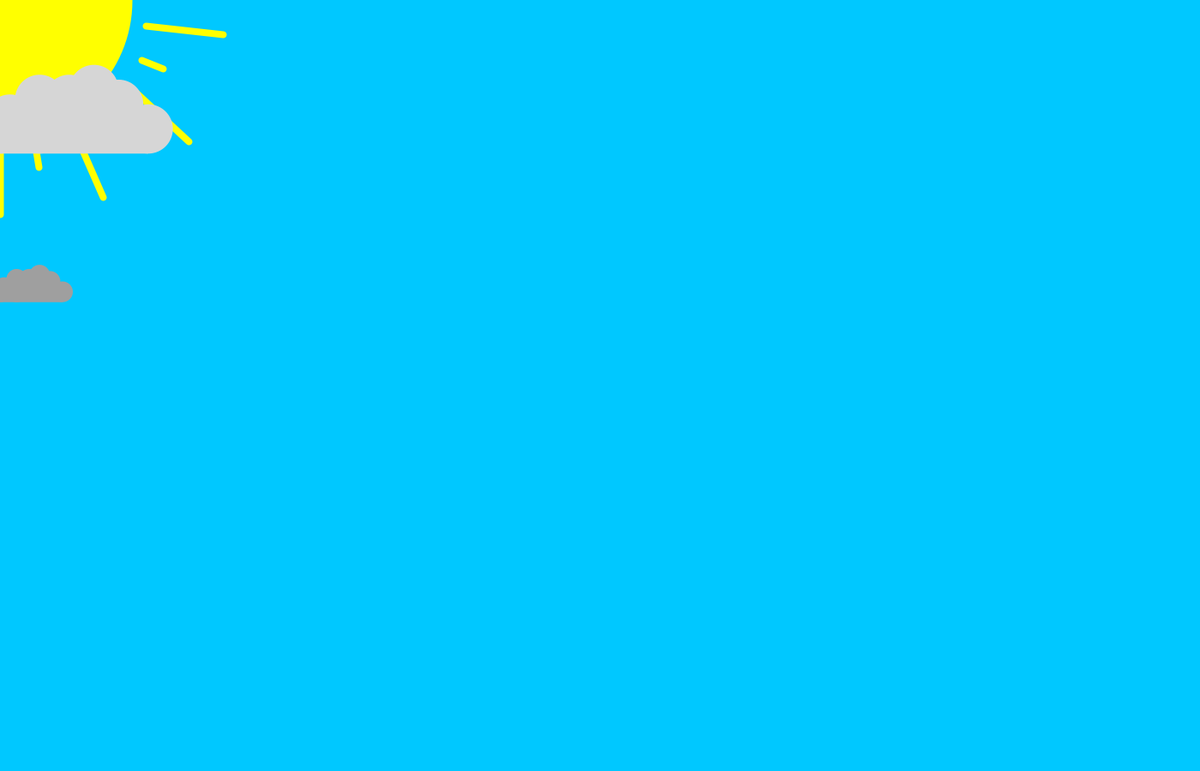
Frame 1 (no input)
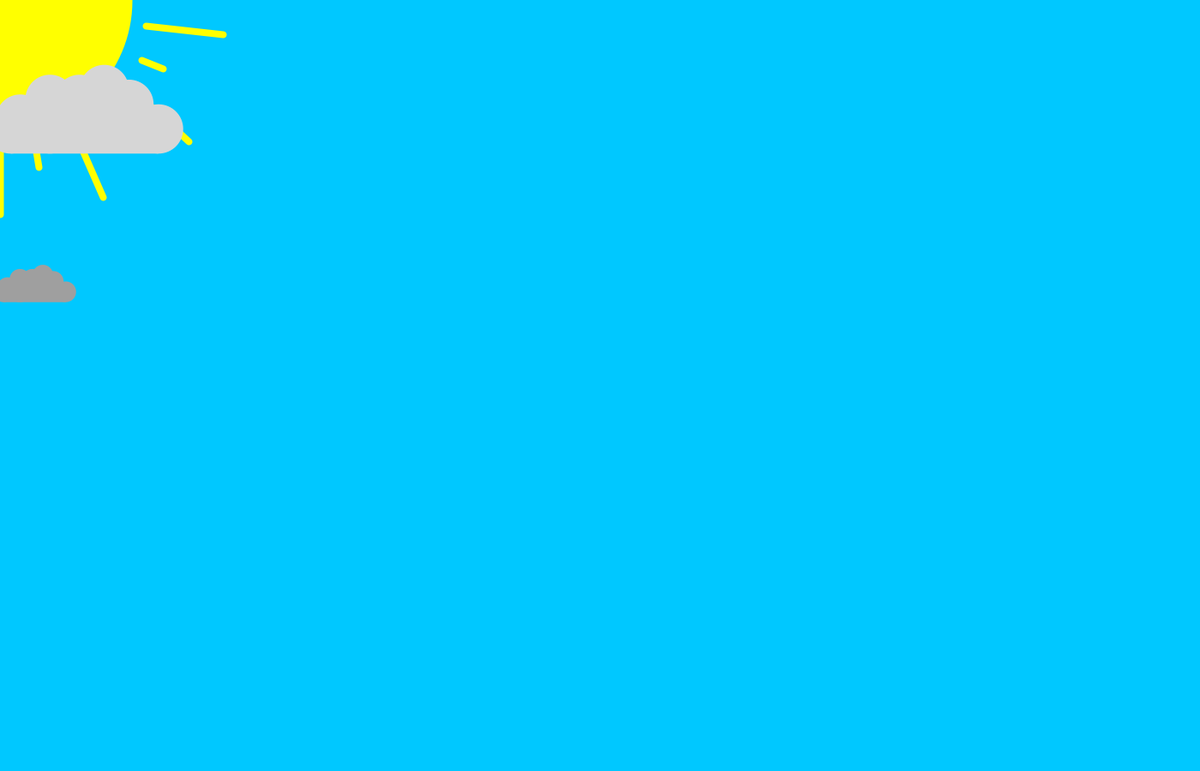
Frame 60 (the mouse pressed at the canvas centre just before this capture)
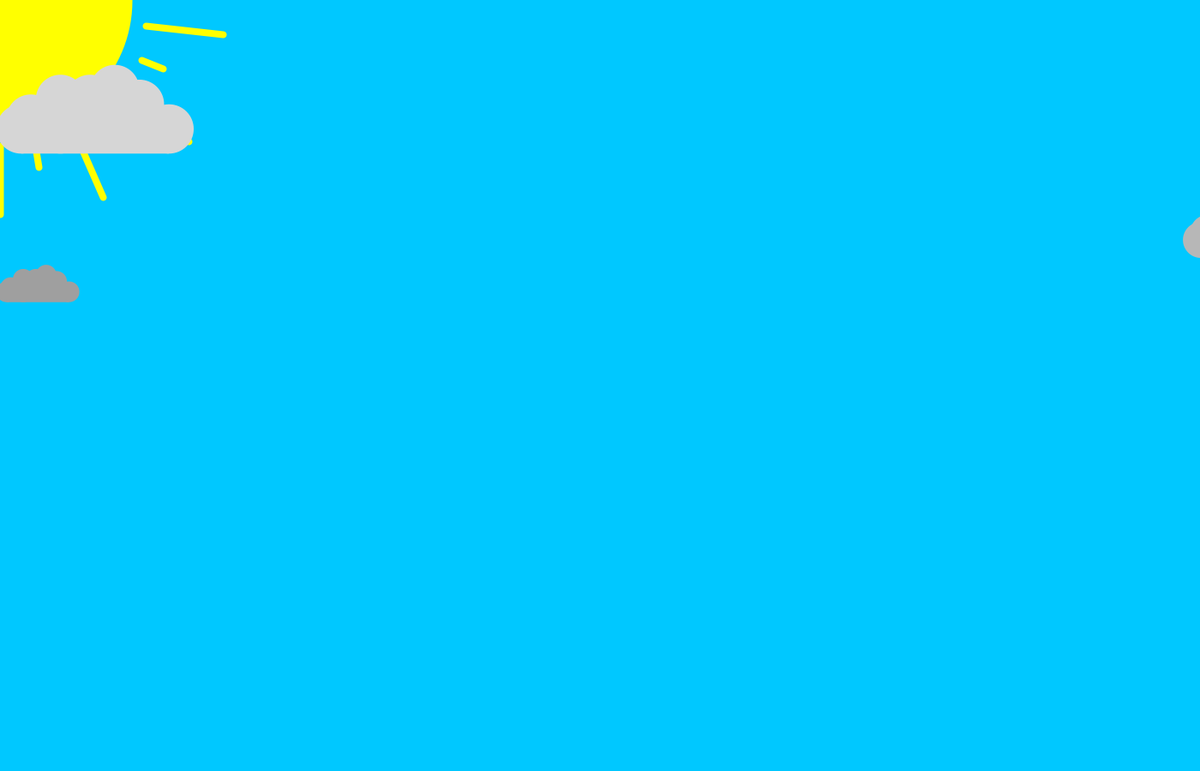
Frame 120 (the mouse held since frame 60 and released just before this capture)

The Processing sketch that drew these frames (run headless with seeded random() and noise(); from frame 60 on, the mouse is pressed at the canvas centre):

// Processing sketch: cloud_method
// ── cloud_method.pde
//sun
int sunX = 0;
int sunY = 170;

//cloud 1
float cloudX1 = 0;  
float cloudY1 = random(60 ,200);
float gray1 = random(200,255);
float r1 = random(10,60);
float speed1 = random(0.05,.7);

//cloud 2
float cloudX2 = 1450;
float cloudY2 = random(160,300);
float gray2 = random(150,255);
float r2 = random(10,80);
float speed2 = random(0.05,.7);

//cloud 3
float cloudX3 = 0;
float cloudY3 = random(260,500);
float gray3 = random(150,255);
float r3 = random(10,80);
float speed3 = random(0.05,1);



void setup() {  
  size(1400, 900);
}

void draw() {  
  
  background(0, 200, 255); //sky blue background
  
  drawCloud2();
  drawSun();  
  drawCloud1();
  drawCloud3();
}


void drawCloud1()
{
  if (cloudX1 >= 1450) {
    cloudX1 = -200;
  } else {
    cloudX1 += speed1;; //cloud moving left to right
  }
  
  noStroke();
  fill(gray1);
  rect(cloudX1, cloudY1, r1*3, r1/2);
  ellipse(cloudX1, cloudY1, r1, r1);
  ellipse(cloudX1 + r1*(.2), cloudY1 - r1*(.2), r1, r1);
  ellipse(cloudX1 + r1*(.8), cloudY1 - r1*(.6), r1, r1);
  ellipse(cloudX1 + r1*(.8), cloudY1,r1,r1);
  ellipse(cloudX1 + r1*(1.2), cloudY1 - r1*(.4), r1, r1);
  ellipse(cloudX1 + r1*(1.4), cloudY1 - r1*(.6), r1, r1);
  ellipse(cloudX1 + r1*(1.6), cloudY1 - r1*(.4), r1, r1);
  ellipse(cloudX1 + r1*(1.9), cloudY1 - r1*(.8), r1, r1);
  ellipse(cloudX1 + r1*(2), cloudY1 - r1*(.4), r1, r1);
  ellipse(cloudX1 + r1*(2.3), cloudY1 - r1*(.4), r1, r1);
  ellipse(cloudX1 + r1*(2.4), cloudY1 - r1*(.5), r1, r1); 
  ellipse(cloudX1 + r1*(3), cloudY1, r1, r1);
}

void drawCloud2()
{
  if (cloudX2 <= -200) {
    cloudX2 = 1450;
  } else {
    cloudX2 -= speed2 ;; //cloud moving left to right
  }
  
  noStroke();
  fill(gray2);
  rect(cloudX2, cloudY2, r2*3, r2/2);
  ellipse(cloudX2, cloudY2, r2, r2);
  ellipse(cloudX2 + r2*(.2), cloudY2 - r2*(.2), r2, r2);
  ellipse(cloudX2 + r2*(.8), cloudY2 - r2*(.6), r2, r2);
  ellipse(cloudX2 + r2*(.8), cloudY2,r2,r2);
  ellipse(cloudX2 + r2*(1.2), cloudY2 - r2*(.4), r2, r2);
  ellipse(cloudX2 + r2*(1.4), cloudY2 - r2*(.6), r2, r2);
  ellipse(cloudX2 + r2*(1.6), cloudY2 - r2*(.4), r2, r2);
  ellipse(cloudX2 + r2*(1.9), cloudY2 - r2*(.8), r2, r2);
  ellipse(cloudX2 + r2*(2), cloudY2 - r2*(.4), r2, r2);
  ellipse(cloudX2 + r2*(2.3), cloudY2 - r2*(.4), r2, r2);
  ellipse(cloudX2 + r2*(2.4), cloudY2 - r2*(.5), r2, r2); 
  ellipse(cloudX2 + r2*(3), cloudY2, r2, r2);
}

void drawCloud3()
{
  if (cloudX3 >= 1450) {
    cloudX3 = -200;
  } else {
    cloudX3 += speed3 ;; //cloud moving left to right
  }
  
  noStroke();
  fill(gray3);
  rect(cloudX3, cloudY3, r3*3, r3/2);
  ellipse(cloudX3, cloudY3, r3, r3);
  ellipse(cloudX3 + r3*(.2), cloudY3 - r3*(.2), r3, r3);
  ellipse(cloudX3 + r3*(.8), cloudY3 - r3*(.6), r3, r3);
  ellipse(cloudX3 + r3*(.8), cloudY3,r3,r3);
  ellipse(cloudX3 + r3*(1.2), cloudY3 - r3*(.4), r3, r3);
  ellipse(cloudX3 + r3*(1.4), cloudY3 - r3*(.6), r3, r3);
  ellipse(cloudX3 + r3*(1.6), cloudY3 - r3*(.4), r3, r3);
  ellipse(cloudX3 + r3*(1.9), cloudY3 - r3*(.8), r3, r3);
  ellipse(cloudX3 + r3*(2), cloudY3 - r3*(.4), r3, r3);
  ellipse(cloudX3 + r3*(2.3), cloudY3 - r3*(.4), r3, r3);
  ellipse(cloudX3 + r3*(2.4), cloudY3 - r3*(.5), r3, r3); 
  ellipse(cloudX3 + r3*(3), cloudY3, r3, r3);
}

void drawSun(){
  fill(255, 255, 0); //sun yellow colour
  strokeWeight(8); //changing sun ray weight
  stroke(255, 255, 0); //sun yellow for rays
  ellipse(0, 0, 300, 300); //sun

  //drawing sun                  //sunrays left to right
  line(sunX, sunY, sunX, sunY+80);//long
  line(sunX+40, sunY-5, sunX+45, sunY+25);//short
  line(sunX+85, sunY-20, sunX+120, sunY+60);//long
  line(sunX+120, sunY-40, sunX+140, sunY-15);//short
  line(sunX+150, sunY-70, sunX+220, sunY-5);//long
  line(sunX+165, sunY-100, sunX+190, sunY-90);//short
  line(sunX+170, sunY-140, sunX+260, sunY-130);//long 
}
